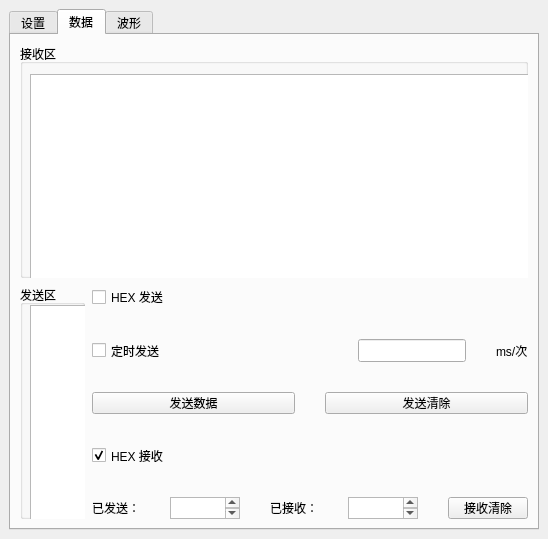
<?xml version="1.0" encoding="UTF-8"?>
<ui version="4.0">
 <class>MainWin</class>
 <widget class="QMainWindow" name="MainWin">
  <property name="geometry">
   <rect>
    <x>0</x>
    <y>0</y>
    <width>507</width>
    <height>539</height>
   </rect>
  </property>
  <property name="sizePolicy">
   <sizepolicy hsizetype="Expanding" vsizetype="Expanding">
    <horstretch>0</horstretch>
    <verstretch>0</verstretch>
   </sizepolicy>
  </property>
  <property name="windowTitle">
   <string>MainWin</string>
  </property>
  <widget class="QWidget" name="centralwidget">
   <property name="sizePolicy">
    <sizepolicy hsizetype="Expanding" vsizetype="Expanding">
     <horstretch>0</horstretch>
     <verstretch>0</verstretch>
    </sizepolicy>
   </property>
   <layout class="QGridLayout" name="gridLayout">
    <item row="0" column="0">
     <widget class="QTabWidget" name="tabWidget">
      <property name="sizePolicy">
       <sizepolicy hsizetype="Expanding" vsizetype="Preferred">
        <horstretch>0</horstretch>
        <verstretch>0</verstretch>
       </sizepolicy>
      </property>
      <property name="currentIndex">
       <number>1</number>
      </property>
      <widget class="QWidget" name="device_select">
       <attribute name="title">
        <string>设置</string>
       </attribute>
       <layout class="QGridLayout" name="gridLayout_2">
        <item row="0" column="0">
         <widget class="QGroupBox" name="groupBox_5">
          <property name="sizePolicy">
           <sizepolicy hsizetype="Expanding" vsizetype="Expanding">
            <horstretch>0</horstretch>
            <verstretch>0</verstretch>
           </sizepolicy>
          </property>
          <property name="title">
           <string>串口设置：</string>
          </property>
          <layout class="QVBoxLayout" name="verticalLayout_4">
           <item>
            <layout class="QHBoxLayout" name="horizontalLayout">
             <item>
              <layout class="QVBoxLayout" name="verticalLayout">
               <item>
                <widget class="QLabel" name="label_23">
                 <property name="sizePolicy">
                  <sizepolicy hsizetype="Preferred" vsizetype="Fixed">
                   <horstretch>0</horstretch>
                   <verstretch>0</verstretch>
                  </sizepolicy>
                 </property>
                 <property name="text">
                  <string>串口检测：</string>
                 </property>
                </widget>
               </item>
               <item>
                <widget class="QLabel" name="label_24">
                 <property name="sizePolicy">
                  <sizepolicy hsizetype="Preferred" vsizetype="Fixed">
                   <horstretch>0</horstretch>
                   <verstretch>0</verstretch>
                  </sizepolicy>
                 </property>
                 <property name="text">
                  <string>串口选择：</string>
                 </property>
                </widget>
               </item>
               <item>
                <widget class="QLabel" name="label_25">
                 <property name="sizePolicy">
                  <sizepolicy hsizetype="Preferred" vsizetype="Fixed">
                   <horstretch>0</horstretch>
                   <verstretch>0</verstretch>
                  </sizepolicy>
                 </property>
                 <property name="text">
                  <string>波特率：</string>
                 </property>
                </widget>
               </item>
               <item>
                <widget class="QLabel" name="label_26">
                 <property name="sizePolicy">
                  <sizepolicy hsizetype="Preferred" vsizetype="Fixed">
                   <horstretch>0</horstretch>
                   <verstretch>0</verstretch>
                  </sizepolicy>
                 </property>
                 <property name="text">
                  <string>数据位：</string>
                 </property>
                </widget>
               </item>
               <item>
                <widget class="QLabel" name="label_27">
                 <property name="sizePolicy">
                  <sizepolicy hsizetype="Preferred" vsizetype="Fixed">
                   <horstretch>0</horstretch>
                   <verstretch>0</verstretch>
                  </sizepolicy>
                 </property>
                 <property name="text">
                  <string>停止位：</string>
                 </property>
                </widget>
               </item>
               <item>
                <widget class="QLabel" name="label_28">
                 <property name="sizePolicy">
                  <sizepolicy hsizetype="Preferred" vsizetype="Fixed">
                   <horstretch>0</horstretch>
                   <verstretch>0</verstretch>
                  </sizepolicy>
                 </property>
                 <property name="text">
                  <string>校验位：</string>
                 </property>
                </widget>
               </item>
              </layout>
             </item>
             <item>
              <layout class="QVBoxLayout" name="verticalLayout_2">
               <item>
                <widget class="QPushButton" name="pushButton_serialCheck">
                 <property name="sizePolicy">
                  <sizepolicy hsizetype="Preferred" vsizetype="Fixed">
                   <horstretch>0</horstretch>
                   <verstretch>0</verstretch>
                  </sizepolicy>
                 </property>
                 <property name="text">
                  <string>检测串口</string>
                 </property>
                </widget>
               </item>
               <item>
                <widget class="QComboBox" name="comboBox_portName">
                 <property name="sizePolicy">
                  <sizepolicy hsizetype="Preferred" vsizetype="Fixed">
                   <horstretch>0</horstretch>
                   <verstretch>0</verstretch>
                  </sizepolicy>
                 </property>
                </widget>
               </item>
               <item>
                <widget class="QComboBox" name="comboBox_baudrate">
                 <property name="sizePolicy">
                  <sizepolicy hsizetype="Preferred" vsizetype="Fixed">
                   <horstretch>0</horstretch>
                   <verstretch>0</verstretch>
                  </sizepolicy>
                 </property>
                 <item>
                  <property name="text">
                   <string>9600</string>
                  </property>
                 </item>
                 <item>
                  <property name="text">
                   <string>1200</string>
                  </property>
                 </item>
                 <item>
                  <property name="text">
                   <string>2400</string>
                  </property>
                 </item>
                 <item>
                  <property name="text">
                   <string>4800</string>
                  </property>
                 </item>
                 <item>
                  <property name="text">
                   <string>115200</string>
                  </property>
                 </item>
                 <item>
                  <property name="text">
                   <string>2000000</string>
                  </property>
                 </item>
                </widget>
               </item>
               <item>
                <widget class="QComboBox" name="comboBox_dataBit">
                 <property name="sizePolicy">
                  <sizepolicy hsizetype="Preferred" vsizetype="Fixed">
                   <horstretch>0</horstretch>
                   <verstretch>0</verstretch>
                  </sizepolicy>
                 </property>
                 <item>
                  <property name="text">
                   <string>8</string>
                  </property>
                 </item>
                </widget>
               </item>
               <item>
                <widget class="QComboBox" name="comboBox_stopBit">
                 <property name="sizePolicy">
                  <sizepolicy hsizetype="Preferred" vsizetype="Fixed">
                   <horstretch>0</horstretch>
                   <verstretch>0</verstretch>
                  </sizepolicy>
                 </property>
                 <item>
                  <property name="text">
                   <string>1</string>
                  </property>
                 </item>
                </widget>
               </item>
               <item>
                <widget class="QComboBox" name="comboBox_parity">
                 <property name="sizePolicy">
                  <sizepolicy hsizetype="Preferred" vsizetype="Fixed">
                   <horstretch>0</horstretch>
                   <verstretch>0</verstretch>
                  </sizepolicy>
                 </property>
                 <item>
                  <property name="text">
                   <string>N</string>
                  </property>
                 </item>
                </widget>
               </item>
              </layout>
             </item>
            </layout>
           </item>
           <item>
            <layout class="QHBoxLayout" name="horizontalLayout_4">
             <item>
              <widget class="QPushButton" name="pushButton_serialOpen">
               <property name="sizePolicy">
                <sizepolicy hsizetype="Preferred" vsizetype="Maximum">
                 <horstretch>0</horstretch>
                 <verstretch>0</verstretch>
                </sizepolicy>
               </property>
               <property name="text">
                <string>打开串口</string>
               </property>
              </widget>
             </item>
             <item>
              <widget class="QPushButton" name="pushButton_serialClose">
               <property name="sizePolicy">
                <sizepolicy hsizetype="Preferred" vsizetype="Maximum">
                 <horstretch>0</horstretch>
                 <verstretch>0</verstretch>
                </sizepolicy>
               </property>
               <property name="text">
                <string>关闭串口</string>
               </property>
              </widget>
             </item>
            </layout>
           </item>
          </layout>
         </widget>
        </item>
       </layout>
      </widget>
      <widget class="QWidget" name="raw_data">
       <attribute name="title">
        <string>数据</string>
       </attribute>
       <layout class="QVBoxLayout" name="verticalLayout_13">
        <item>
         <layout class="QVBoxLayout" name="verticalLayout_6">
          <property name="spacing">
           <number>7</number>
          </property>
          <property name="sizeConstraint">
           <enum>QLayout::SetDefaultConstraint</enum>
          </property>
          <item>
           <widget class="QGroupBox" name="groupBox_4">
            <property name="sizePolicy">
             <sizepolicy hsizetype="Preferred" vsizetype="Ignored">
              <horstretch>0</horstretch>
              <verstretch>0</verstretch>
             </sizepolicy>
            </property>
            <property name="title">
             <string>接收区</string>
            </property>
            <widget class="QTextBrowser" name="textBrowser_recv">
             <property name="geometry">
              <rect>
               <x>10</x>
               <y>30</y>
               <width>1091</width>
               <height>281</height>
              </rect>
             </property>
             <property name="sizePolicy">
              <sizepolicy hsizetype="Preferred" vsizetype="Ignored">
               <horstretch>40</horstretch>
               <verstretch>0</verstretch>
              </sizepolicy>
             </property>
            </widget>
           </widget>
          </item>
          <item>
           <layout class="QHBoxLayout" name="horizontalLayout_12" stretch="1,1">
            <item>
             <widget class="QGroupBox" name="groupBox_3">
              <property name="sizePolicy">
               <sizepolicy hsizetype="Preferred" vsizetype="Ignored">
                <horstretch>0</horstretch>
                <verstretch>0</verstretch>
               </sizepolicy>
              </property>
              <property name="title">
               <string>发送区</string>
              </property>
              <widget class="QTextEdit" name="textEdit_Send">
               <property name="geometry">
                <rect>
                 <x>10</x>
                 <y>20</y>
                 <width>531</width>
                 <height>291</height>
                </rect>
               </property>
               <property name="sizePolicy">
                <sizepolicy hsizetype="Preferred" vsizetype="Ignored">
                 <horstretch>0</horstretch>
                 <verstretch>0</verstretch>
                </sizepolicy>
               </property>
              </widget>
             </widget>
            </item>
            <item>
             <layout class="QVBoxLayout" name="verticalLayout_12" stretch="0,0,0,0,0">
              <property name="spacing">
               <number>30</number>
              </property>
              <property name="rightMargin">
               <number>0</number>
              </property>
              <item>
               <widget class="QCheckBox" name="checkBox_HEXSend">
                <property name="text">
                 <string>HEX 发送</string>
                </property>
               </widget>
              </item>
              <item>
               <layout class="QHBoxLayout" name="horizontalLayout_10" stretch="2,0,0">
                <item>
                 <widget class="QCheckBox" name="checkBox_sendByTime">
                  <property name="sizePolicy">
                   <sizepolicy hsizetype="Expanding" vsizetype="Ignored">
                    <horstretch>0</horstretch>
                    <verstretch>0</verstretch>
                   </sizepolicy>
                  </property>
                  <property name="text">
                   <string>定时发送</string>
                  </property>
                 </widget>
                </item>
                <item>
                 <widget class="QLineEdit" name="lineEdit_sendTimer">
                  <property name="sizePolicy">
                   <sizepolicy hsizetype="Expanding" vsizetype="Ignored">
                    <horstretch>0</horstretch>
                    <verstretch>0</verstretch>
                   </sizepolicy>
                  </property>
                 </widget>
                </item>
                <item>
                 <widget class="QLabel" name="label_29">
                  <property name="sizePolicy">
                   <sizepolicy hsizetype="Expanding" vsizetype="Ignored">
                    <horstretch>0</horstretch>
                    <verstretch>0</verstretch>
                   </sizepolicy>
                  </property>
                  <property name="text">
                   <string>ms/次</string>
                  </property>
                 </widget>
                </item>
               </layout>
              </item>
              <item>
               <layout class="QHBoxLayout" name="horizontalLayout_11">
                <item>
                 <widget class="QPushButton" name="pushButton_sendData">
                  <property name="sizePolicy">
                   <sizepolicy hsizetype="Preferred" vsizetype="Ignored">
                    <horstretch>0</horstretch>
                    <verstretch>0</verstretch>
                   </sizepolicy>
                  </property>
                  <property name="text">
                   <string>发送数据</string>
                  </property>
                 </widget>
                </item>
                <item>
                 <widget class="QPushButton" name="pushButton_sendClear">
                  <property name="sizePolicy">
                   <sizepolicy hsizetype="Preferred" vsizetype="Ignored">
                    <horstretch>0</horstretch>
                    <verstretch>0</verstretch>
                   </sizepolicy>
                  </property>
                  <property name="text">
                   <string>发送清除</string>
                  </property>
                 </widget>
                </item>
               </layout>
              </item>
              <item>
               <widget class="QCheckBox" name="checkBox_HEXRecv">
                <property name="enabled">
                 <bool>true</bool>
                </property>
                <property name="sizePolicy">
                 <sizepolicy hsizetype="Minimum" vsizetype="Ignored">
                  <horstretch>0</horstretch>
                  <verstretch>0</verstretch>
                 </sizepolicy>
                </property>
                <property name="text">
                 <string>HEX 接收</string>
                </property>
                <property name="checked">
                 <bool>true</bool>
                </property>
                <property name="tristate">
                 <bool>false</bool>
                </property>
               </widget>
              </item>
              <item>
               <layout class="QHBoxLayout" name="horizontalLayout_9">
                <item>
                 <layout class="QHBoxLayout" name="horizontalLayout_2">
                  <item>
                   <layout class="QHBoxLayout" name="horizontalLayout_8">
                    <item>
                     <widget class="QLabel" name="label_31">
                      <property name="sizePolicy">
                       <sizepolicy hsizetype="Preferred" vsizetype="Fixed">
                        <horstretch>0</horstretch>
                        <verstretch>0</verstretch>
                       </sizepolicy>
                      </property>
                      <property name="text">
                       <string>已发送：</string>
                      </property>
                     </widget>
                    </item>
                    <item>
                     <widget class="QTextBrowser" name="textBrowser_sendNum">
                      <property name="sizePolicy">
                       <sizepolicy hsizetype="Expanding" vsizetype="Ignored">
                        <horstretch>0</horstretch>
                        <verstretch>0</verstretch>
                       </sizepolicy>
                      </property>
                     </widget>
                    </item>
                   </layout>
                  </item>
                  <item>
                   <widget class="QLabel" name="label_30">
                    <property name="sizePolicy">
                     <sizepolicy hsizetype="Preferred" vsizetype="Fixed">
                      <horstretch>0</horstretch>
                      <verstretch>0</verstretch>
                     </sizepolicy>
                    </property>
                    <property name="text">
                     <string>已接收：</string>
                    </property>
                   </widget>
                  </item>
                  <item>
                   <widget class="QTextBrowser" name="textBrowser_recvNum">
                    <property name="sizePolicy">
                     <sizepolicy hsizetype="Expanding" vsizetype="Ignored">
                      <horstretch>0</horstretch>
                      <verstretch>22</verstretch>
                     </sizepolicy>
                    </property>
                   </widget>
                  </item>
                  <item>
                   <widget class="QPushButton" name="pushButton_recvClear">
                    <property name="sizePolicy">
                     <sizepolicy hsizetype="Minimum" vsizetype="Ignored">
                      <horstretch>0</horstretch>
                      <verstretch>0</verstretch>
                     </sizepolicy>
                    </property>
                    <property name="text">
                     <string>接收清除</string>
                    </property>
                   </widget>
                  </item>
                 </layout>
                </item>
               </layout>
              </item>
             </layout>
            </item>
           </layout>
          </item>
         </layout>
        </item>
       </layout>
      </widget>
      <widget class="QWidget" name="wave">
       <property name="sizePolicy">
        <sizepolicy hsizetype="Expanding" vsizetype="Expanding">
         <horstretch>0</horstretch>
         <verstretch>0</verstretch>
        </sizepolicy>
       </property>
       <attribute name="title">
        <string>波形</string>
       </attribute>
       <layout class="QGridLayout" name="gridLayout_4">
        <item row="1" column="0">
         <layout class="QGridLayout" name="gridLayout_5">
          <item row="0" column="0">
           <widget class="QPushButton" name="pushButton_reset">
            <property name="sizePolicy">
             <sizepolicy hsizetype="Preferred" vsizetype="Maximum">
              <horstretch>0</horstretch>
              <verstretch>0</verstretch>
             </sizepolicy>
            </property>
            <property name="text">
             <string>Reset</string>
            </property>
           </widget>
          </item>
          <item row="0" column="1">
           <widget class="QCheckBox" name="checkBox_CH1">
            <property name="sizePolicy">
             <sizepolicy hsizetype="Preferred" vsizetype="Ignored">
              <horstretch>0</horstretch>
              <verstretch>0</verstretch>
             </sizepolicy>
            </property>
            <property name="text">
             <string>CH1</string>
            </property>
            <property name="checked">
             <bool>true</bool>
            </property>
           </widget>
          </item>
          <item row="0" column="2">
           <widget class="QCheckBox" name="checkBox_CH2">
            <property name="sizePolicy">
             <sizepolicy hsizetype="Preferred" vsizetype="Ignored">
              <horstretch>0</horstretch>
              <verstretch>0</verstretch>
             </sizepolicy>
            </property>
            <property name="text">
             <string>CH2</string>
            </property>
            <property name="checked">
             <bool>true</bool>
            </property>
           </widget>
          </item>
          <item row="0" column="3">
           <widget class="QCheckBox" name="checkBox_CH3">
            <property name="sizePolicy">
             <sizepolicy hsizetype="Preferred" vsizetype="Ignored">
              <horstretch>0</horstretch>
              <verstretch>0</verstretch>
             </sizepolicy>
            </property>
            <property name="text">
             <string>CH3</string>
            </property>
            <property name="checked">
             <bool>true</bool>
            </property>
           </widget>
          </item>
          <item row="0" column="4">
           <widget class="QCheckBox" name="checkBox_CH4">
            <property name="sizePolicy">
             <sizepolicy hsizetype="Preferred" vsizetype="Ignored">
              <horstretch>0</horstretch>
              <verstretch>0</verstretch>
             </sizepolicy>
            </property>
            <property name="text">
             <string>CH4</string>
            </property>
            <property name="checked">
             <bool>true</bool>
            </property>
           </widget>
          </item>
         </layout>
        </item>
        <item row="0" column="0">
         <layout class="QVBoxLayout" name="verticalLayout_3">
          <item>
           <widget class="QGroupBox" name="groupBox_2">
            <property name="sizePolicy">
             <sizepolicy hsizetype="Preferred" vsizetype="Preferred">
              <horstretch>0</horstretch>
              <verstretch>0</verstretch>
             </sizepolicy>
            </property>
            <property name="font">
             <font>
              <pointsize>12</pointsize>
             </font>
            </property>
            <property name="title">
             <string>显示器</string>
            </property>
            <layout class="QGridLayout" name="gridLayout_6">
             <item row="0" column="0">
              <widget class="QListView" name="listView">
               <property name="sizePolicy">
                <sizepolicy hsizetype="Preferred" vsizetype="Expanding">
                 <horstretch>0</horstretch>
                 <verstretch>0</verstretch>
                </sizepolicy>
               </property>
              </widget>
             </item>
            </layout>
           </widget>
          </item>
         </layout>
        </item>
       </layout>
      </widget>
     </widget>
    </item>
   </layout>
  </widget>
  <action name="actionDeviceSetting">
   <property name="text">
    <string>Device Setting</string>
   </property>
  </action>
  <action name="actionExit">
   <property name="text">
    <string>Exit</string>
   </property>
  </action>
  <action name="actionSin">
   <property name="text">
    <string>Sin</string>
   </property>
  </action>
  <action name="actionSquare">
   <property name="text">
    <string>Square</string>
   </property>
  </action>
  <action name="actionAbout_UI">
   <property name="text">
    <string>About UI</string>
   </property>
  </action>
  <action name="actionRaw_Data">
   <property name="text">
    <string>Raw Data</string>
   </property>
  </action>
 </widget>
 <resources/>
 <connections/>
</ui>
